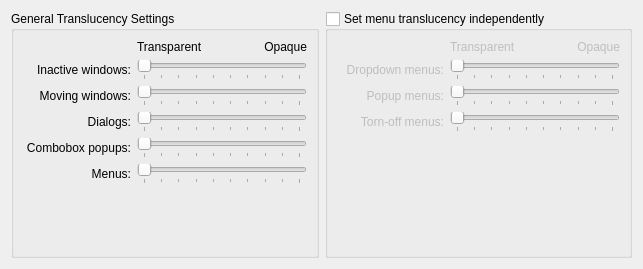
<?xml version="1.0" encoding="UTF-8"?>
<ui version="4.0">
 <class>KWin::TranslucencyEffectConfigForm</class>
 <widget class="QWidget" name="KWin::TranslucencyEffectConfigForm">
  <property name="geometry">
   <rect>
    <x>0</x>
    <y>0</y>
    <width>643</width>
    <height>269</height>
   </rect>
  </property>
  <property name="windowTitle">
   <string>Translucency</string>
  </property>
  <layout class="QHBoxLayout" name="horizontalLayout">
   <item>
    <widget class="QGroupBox" name="m_opacityGroupBox">
     <property name="title">
      <string>General Translucency Settings</string>
     </property>
     <layout class="QGridLayout" name="gridLayout">
      <item row="5" column="1" colspan="2">
       <widget class="QSlider" name="kcfg_Menus">
        <property name="minimum">
         <number>10</number>
        </property>
        <property name="maximum">
         <number>100</number>
        </property>
        <property name="orientation">
         <enum>Qt::Horizontal</enum>
        </property>
        <property name="tickPosition">
         <enum>QSlider::TicksBelow</enum>
        </property>
        <property name="tickInterval">
         <number>10</number>
        </property>
       </widget>
      </item>
      <item row="6" column="0" colspan="2">
       <spacer name="verticalSpacer_2">
        <property name="orientation">
         <enum>Qt::Vertical</enum>
        </property>
        <property name="sizeHint" stdset="0">
         <size>
          <width>20</width>
          <height>0</height>
         </size>
        </property>
       </spacer>
      </item>
      <item row="4" column="0">
       <widget class="QLabel" name="comboboxpopup_label">
        <property name="sizePolicy">
         <sizepolicy hsizetype="MinimumExpanding" vsizetype="Preferred">
          <horstretch>0</horstretch>
          <verstretch>0</verstretch>
         </sizepolicy>
        </property>
        <property name="text">
         <string>Combobox popups:</string>
        </property>
        <property name="alignment">
         <set>Qt::AlignRight|Qt::AlignTrailing|Qt::AlignVCenter</set>
        </property>
        <property name="buddy">
         <cstring>kcfg_ComboboxPopups</cstring>
        </property>
       </widget>
      </item>
      <item row="4" column="1" colspan="2">
       <widget class="QSlider" name="kcfg_ComboboxPopups">
        <property name="minimum">
         <number>10</number>
        </property>
        <property name="maximum">
         <number>100</number>
        </property>
        <property name="orientation">
         <enum>Qt::Horizontal</enum>
        </property>
        <property name="tickPosition">
         <enum>QSlider::TicksBelow</enum>
        </property>
        <property name="tickInterval">
         <number>10</number>
        </property>
       </widget>
      </item>
      <item row="2" column="1" colspan="2">
       <widget class="QSlider" name="kcfg_MoveResize">
        <property name="minimum">
         <number>10</number>
        </property>
        <property name="maximum">
         <number>100</number>
        </property>
        <property name="orientation">
         <enum>Qt::Horizontal</enum>
        </property>
        <property name="tickPosition">
         <enum>QSlider::TicksBelow</enum>
        </property>
        <property name="tickInterval">
         <number>10</number>
        </property>
       </widget>
      </item>
      <item row="0" column="2">
       <widget class="QLabel" name="label_3">
        <property name="sizePolicy">
         <sizepolicy hsizetype="Fixed" vsizetype="Preferred">
          <horstretch>0</horstretch>
          <verstretch>0</verstretch>
         </sizepolicy>
        </property>
        <property name="text">
         <string>Opaque</string>
        </property>
        <property name="alignment">
         <set>Qt::AlignRight|Qt::AlignTrailing|Qt::AlignVCenter</set>
        </property>
       </widget>
      </item>
      <item row="3" column="0">
       <widget class="QLabel" name="dialogs_label">
        <property name="sizePolicy">
         <sizepolicy hsizetype="MinimumExpanding" vsizetype="Preferred">
          <horstretch>0</horstretch>
          <verstretch>0</verstretch>
         </sizepolicy>
        </property>
        <property name="text">
         <string>Dialogs:</string>
        </property>
        <property name="alignment">
         <set>Qt::AlignRight|Qt::AlignTrailing|Qt::AlignVCenter</set>
        </property>
        <property name="buddy">
         <cstring>kcfg_Dialogs</cstring>
        </property>
       </widget>
      </item>
      <item row="0" column="1">
       <widget class="QLabel" name="label_2">
        <property name="sizePolicy">
         <sizepolicy hsizetype="Preferred" vsizetype="Preferred">
          <horstretch>0</horstretch>
          <verstretch>0</verstretch>
         </sizepolicy>
        </property>
        <property name="text">
         <string>Transparent</string>
        </property>
       </widget>
      </item>
      <item row="3" column="1" colspan="2">
       <widget class="QSlider" name="kcfg_Dialogs">
        <property name="minimum">
         <number>10</number>
        </property>
        <property name="maximum">
         <number>100</number>
        </property>
        <property name="orientation">
         <enum>Qt::Horizontal</enum>
        </property>
        <property name="tickPosition">
         <enum>QSlider::TicksBelow</enum>
        </property>
        <property name="tickInterval">
         <number>10</number>
        </property>
       </widget>
      </item>
      <item row="5" column="0">
       <widget class="QLabel" name="menus_label">
        <property name="sizePolicy">
         <sizepolicy hsizetype="MinimumExpanding" vsizetype="Preferred">
          <horstretch>0</horstretch>
          <verstretch>0</verstretch>
         </sizepolicy>
        </property>
        <property name="text">
         <string>Menus:</string>
        </property>
        <property name="alignment">
         <set>Qt::AlignRight|Qt::AlignTrailing|Qt::AlignVCenter</set>
        </property>
        <property name="buddy">
         <cstring>kcfg_Menus</cstring>
        </property>
       </widget>
      </item>
      <item row="2" column="0">
       <widget class="QLabel" name="moveresize_label">
        <property name="sizePolicy">
         <sizepolicy hsizetype="MinimumExpanding" vsizetype="Preferred">
          <horstretch>0</horstretch>
          <verstretch>0</verstretch>
         </sizepolicy>
        </property>
        <property name="text">
         <string>Moving windows:</string>
        </property>
        <property name="alignment">
         <set>Qt::AlignRight|Qt::AlignTrailing|Qt::AlignVCenter</set>
        </property>
        <property name="buddy">
         <cstring>kcfg_MoveResize</cstring>
        </property>
       </widget>
      </item>
      <item row="1" column="0">
       <widget class="QLabel" name="inactive_label">
        <property name="sizePolicy">
         <sizepolicy hsizetype="MinimumExpanding" vsizetype="Preferred">
          <horstretch>0</horstretch>
          <verstretch>0</verstretch>
         </sizepolicy>
        </property>
        <property name="text">
         <string>Inactive windows:</string>
        </property>
        <property name="alignment">
         <set>Qt::AlignRight|Qt::AlignTrailing|Qt::AlignVCenter</set>
        </property>
        <property name="buddy">
         <cstring>kcfg_Inactive</cstring>
        </property>
       </widget>
      </item>
      <item row="1" column="1" colspan="2">
       <widget class="QSlider" name="kcfg_Inactive">
        <property name="minimumSize">
         <size>
          <width>170</width>
          <height>0</height>
         </size>
        </property>
        <property name="minimum">
         <number>10</number>
        </property>
        <property name="maximum">
         <number>100</number>
        </property>
        <property name="orientation">
         <enum>Qt::Horizontal</enum>
        </property>
        <property name="tickPosition">
         <enum>QSlider::TicksBelow</enum>
        </property>
        <property name="tickInterval">
         <number>10</number>
        </property>
       </widget>
      </item>
     </layout>
    </widget>
   </item>
   <item>
    <widget class="QGroupBox" name="kcfg_IndividualMenuConfig">
     <property name="title">
      <string>Set menu translucency independently</string>
     </property>
     <property name="checkable">
      <bool>true</bool>
     </property>
     <property name="checked">
      <bool>false</bool>
     </property>
     <layout class="QGridLayout" name="gridLayout_2">
      <item row="1" column="0">
       <widget class="QLabel" name="dropdownmenus_label">
        <property name="sizePolicy">
         <sizepolicy hsizetype="MinimumExpanding" vsizetype="Preferred">
          <horstretch>0</horstretch>
          <verstretch>0</verstretch>
         </sizepolicy>
        </property>
        <property name="text">
         <string>Dropdown menus:</string>
        </property>
        <property name="alignment">
         <set>Qt::AlignRight|Qt::AlignTrailing|Qt::AlignVCenter</set>
        </property>
        <property name="buddy">
         <cstring>kcfg_DropdownMenus</cstring>
        </property>
       </widget>
      </item>
      <item row="1" column="1" colspan="2">
       <widget class="QSlider" name="kcfg_DropdownMenus">
        <property name="minimumSize">
         <size>
          <width>170</width>
          <height>0</height>
         </size>
        </property>
        <property name="minimum">
         <number>10</number>
        </property>
        <property name="maximum">
         <number>100</number>
        </property>
        <property name="orientation">
         <enum>Qt::Horizontal</enum>
        </property>
        <property name="tickPosition">
         <enum>QSlider::TicksBelow</enum>
        </property>
        <property name="tickInterval">
         <number>10</number>
        </property>
       </widget>
      </item>
      <item row="2" column="0">
       <widget class="QLabel" name="popupmenus_label">
        <property name="sizePolicy">
         <sizepolicy hsizetype="MinimumExpanding" vsizetype="Preferred">
          <horstretch>0</horstretch>
          <verstretch>0</verstretch>
         </sizepolicy>
        </property>
        <property name="text">
         <string>Popup menus:</string>
        </property>
        <property name="alignment">
         <set>Qt::AlignRight|Qt::AlignTrailing|Qt::AlignVCenter</set>
        </property>
        <property name="buddy">
         <cstring>kcfg_PopupMenus</cstring>
        </property>
       </widget>
      </item>
      <item row="2" column="1" colspan="2">
       <widget class="QSlider" name="kcfg_PopupMenus">
        <property name="minimum">
         <number>10</number>
        </property>
        <property name="maximum">
         <number>100</number>
        </property>
        <property name="orientation">
         <enum>Qt::Horizontal</enum>
        </property>
        <property name="tickPosition">
         <enum>QSlider::TicksBelow</enum>
        </property>
        <property name="tickInterval">
         <number>10</number>
        </property>
       </widget>
      </item>
      <item row="3" column="0">
       <widget class="QLabel" name="tornoffmenus_label">
        <property name="sizePolicy">
         <sizepolicy hsizetype="MinimumExpanding" vsizetype="Preferred">
          <horstretch>0</horstretch>
          <verstretch>0</verstretch>
         </sizepolicy>
        </property>
        <property name="text">
         <string>Torn-off menus:</string>
        </property>
        <property name="alignment">
         <set>Qt::AlignRight|Qt::AlignTrailing|Qt::AlignVCenter</set>
        </property>
        <property name="buddy">
         <cstring>kcfg_TornOffMenus</cstring>
        </property>
       </widget>
      </item>
      <item row="3" column="1" colspan="2">
       <widget class="QSlider" name="kcfg_TornOffMenus">
        <property name="minimum">
         <number>10</number>
        </property>
        <property name="maximum">
         <number>100</number>
        </property>
        <property name="orientation">
         <enum>Qt::Horizontal</enum>
        </property>
        <property name="tickPosition">
         <enum>QSlider::TicksBelow</enum>
        </property>
        <property name="tickInterval">
         <number>10</number>
        </property>
       </widget>
      </item>
      <item row="4" column="0" colspan="3">
       <spacer name="verticalSpacer">
        <property name="orientation">
         <enum>Qt::Vertical</enum>
        </property>
        <property name="sizeHint" stdset="0">
         <size>
          <width>20</width>
          <height>0</height>
         </size>
        </property>
       </spacer>
      </item>
      <item row="0" column="1">
       <widget class="QLabel" name="label_6">
        <property name="sizePolicy">
         <sizepolicy hsizetype="Preferred" vsizetype="Preferred">
          <horstretch>0</horstretch>
          <verstretch>0</verstretch>
         </sizepolicy>
        </property>
        <property name="text">
         <string>Transparent</string>
        </property>
       </widget>
      </item>
      <item row="0" column="2">
       <widget class="QLabel" name="label_7">
        <property name="sizePolicy">
         <sizepolicy hsizetype="Fixed" vsizetype="Preferred">
          <horstretch>0</horstretch>
          <verstretch>0</verstretch>
         </sizepolicy>
        </property>
        <property name="text">
         <string>Opaque</string>
        </property>
        <property name="alignment">
         <set>Qt::AlignRight|Qt::AlignTrailing|Qt::AlignVCenter</set>
        </property>
       </widget>
      </item>
     </layout>
    </widget>
   </item>
  </layout>
 </widget>
 <tabstops>
  <tabstop>kcfg_Inactive</tabstop>
  <tabstop>kcfg_MoveResize</tabstop>
  <tabstop>kcfg_Dialogs</tabstop>
  <tabstop>kcfg_ComboboxPopups</tabstop>
  <tabstop>kcfg_Menus</tabstop>
  <tabstop>kcfg_IndividualMenuConfig</tabstop>
  <tabstop>kcfg_DropdownMenus</tabstop>
  <tabstop>kcfg_PopupMenus</tabstop>
  <tabstop>kcfg_TornOffMenus</tabstop>
 </tabstops>
 <resources/>
 <connections>
  <connection>
   <sender>kcfg_IndividualMenuConfig</sender>
   <signal>toggled(bool)</signal>
   <receiver>kcfg_Menus</receiver>
   <slot>setDisabled(bool)</slot>
   <hints>
    <hint type="sourcelabel">
     <x>109</x>
     <y>316</y>
    </hint>
    <hint type="destinationlabel">
     <x>212</x>
     <y>220</y>
    </hint>
   </hints>
  </connection>
 </connections>
</ui>
